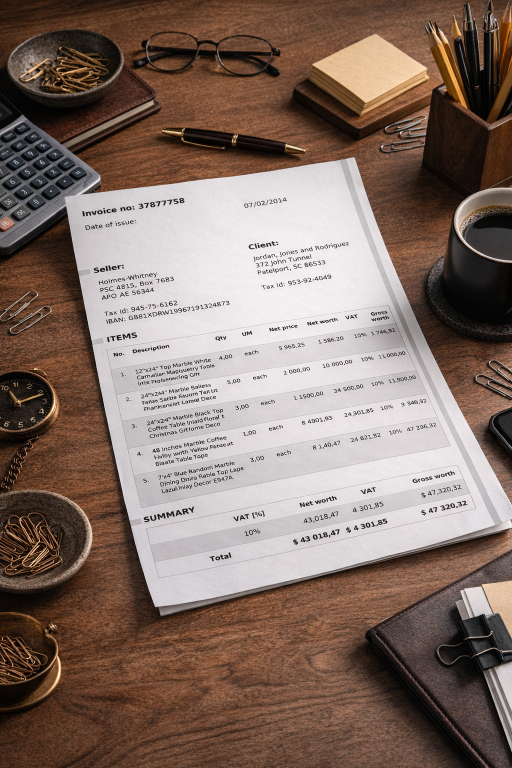
#> input picture Bill-Scanner/images/test2.jpeg, 1024 x 1536 px (shown at 1/2 size)
$ jupyter execute --allow-errors bill_scanner_1.ipynb   (shell and % lines are left out)
#> lines starting #> are read from the running program, lines starting #| are printed output that depends on the picture; after the words box and inside, x2 and y2 are one past the last pixel; in counts of white or black regions, pixels touching at a corner belong together
[cell 1]
import numpy as np
import cv2
import matplotlib.pyplot as plt
import imutils

[cell 2]
img_org = cv2.imread('./images/test2.jpeg')
#> img_org is the input picture: shape (1536, 1024, 3); mean B, G, R 103.9, 113.2, 132.5

[cell 3]
cv2.namedWindow('original image', cv2.WINDOW_NORMAL)
cv2.imshow('original image', img_org)
cv2.waitKey(0)
cv2.destroyAllWindows()

[cell 4]
def resize_func(image, width=590):
#> called with width = 590
    h,w,c = image.shape
#> h = 1536; w = 1024; c = 3
    height = int((h/w)* width)
#> height = 885
    size= (width,height)
#> size = (590, 885)
    image = cv2.resize(image,(width,height))
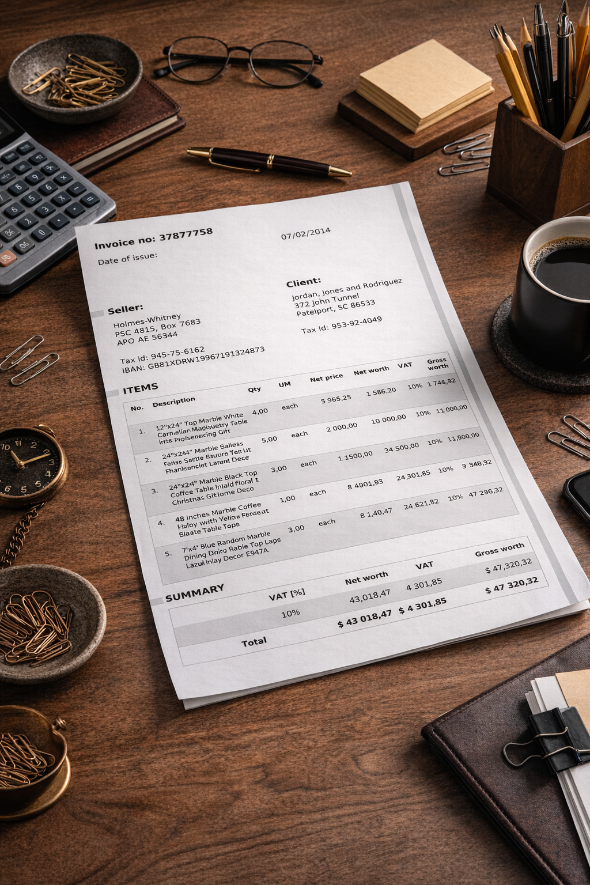
#> image: shape (885, 590, 3); mean of channels 0, 1, 2 103.7, 113, 132.4; drawn as B, G, R
    return image, size

[cell 5]
img_resize, size = resize_func(img_org)
#> size = (590, 885)
print(size)
#| (590, 885)
cv2.imshow('test image', img_resize)
cv2.waitKey(0)
cv2.destroyAllWindows()

[cell 6]
hsv = cv2.cvtColor(img_resize, cv2.COLOR_BGR2HSV)
#> hsv: shape (885, 590, 3); mean H, S, V 64.2, 81.3, 132.5
lower_white = np.array([0, 0, 170])
upper_white = np.array([180, 50, 255])
mask = cv2.inRange(hsv, lower_white, upper_white)
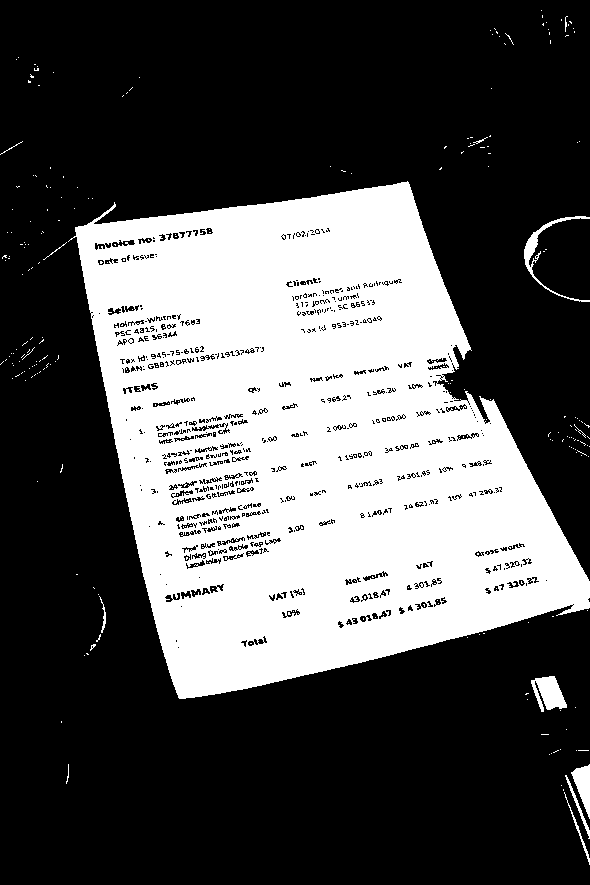
#> mask: shape (885, 590); 32.7% white; 314 white regions (301 under 20 px), largest, box (x1, y1, x2, y2) and area: (68, 181, 590, 699) 167629, (531, 676, 567, 712) 791, (524, 216, 590, 302) 647
kernel_big = np.ones((20, 20), np.uint8)
mask = cv2.morphologyEx(mask, cv2.MORPH_CLOSE, kernel_big)
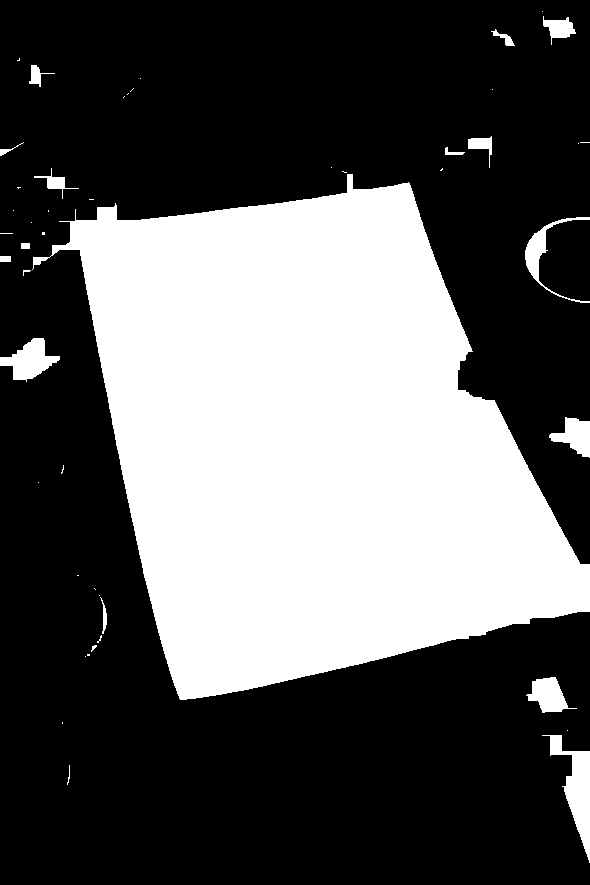
#> mask: shape (885, 590); 35.9% white; 48 white regions (30 under 20 px), largest, box (x1, y1, x2, y2) and area: (32, 174, 590, 700) 179174, (542, 735, 590, 863) 2066, (0, 338, 60, 382) 1338
mask = cv2.morphologyEx(mask, cv2.MORPH_OPEN, kernel_big)
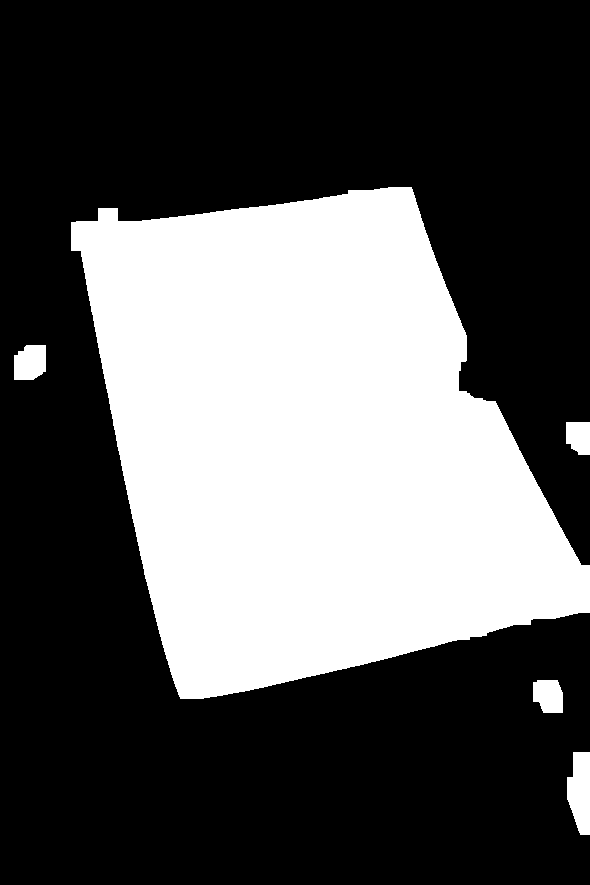
#> mask: shape (885, 590); 35% white; 5 white regions

cv2.imshow('mask', mask)
cv2.waitKey(0)
cv2.destroyAllWindows()

contours,_ = cv2.findContours(mask, cv2.RETR_EXTERNAL, cv2.CHAIN_APPROX_SIMPLE)
#> contours = 5 contours; box (x1, y1, x2, y2) and area: (71, 187, 590, 699) 177792, (567, 752, 590, 835) 1418, (14, 345, 46, 380) 924, (533, 680, 563, 713) 800, (566, 422, 590, 455) 650
contours = sorted(contours, key=cv2.contourArea, reverse=True)

for contour in contours:
    hull = cv2.convexHull(contour)
    prei = cv2.arcLength(hull, True)
    approx = cv2.approxPolyDP(hull, 0.02 * prei, True)
    if len(approx) == 4:
        four_pts = np.squeeze(approx)
        break
#> this loop made 1 pass
#> (prei, four_pts) on pass 1: (1716.9, [[411, 187], [589, 612], [180, 698], [71, 222]])

cv2.drawContours(img_resize, [four_pts], -1, (0, 45, 233), 3)
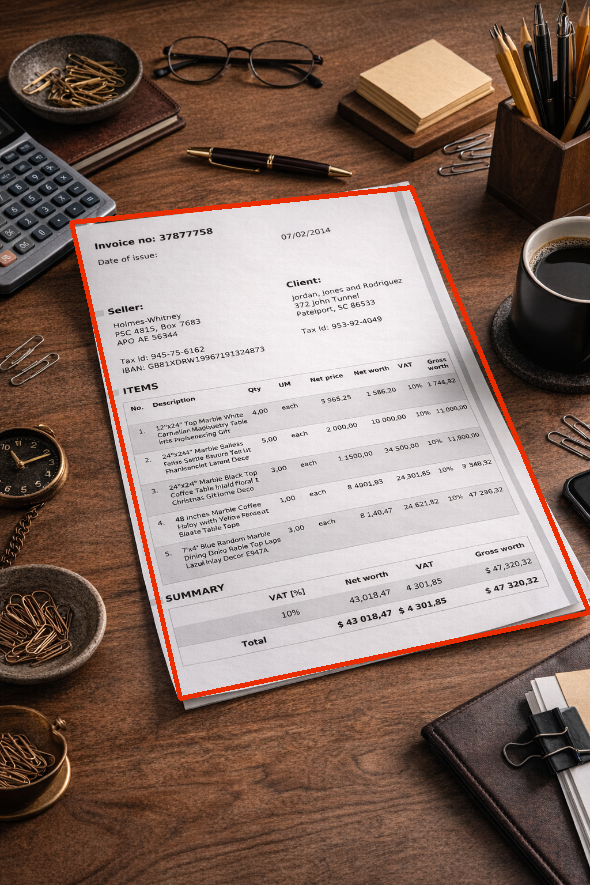
#> img_resize: shape (885, 590, 3); 1.6% of pixels changed, all inside (x1, y1, x2, y2) = (69, 185, 590, 701); drawn as B, G, R
multiplier = img_org.shape[1] / size[0]
#> multiplier = 1.74
four_pts = four_pts * multiplier
#> four_pts = [[713.3, 324.6], [1022.3, 1062.2], [312.4, 1211.4], [123.2, 385.3]]
four_pts = four_pts.astype(int)
#> four_pts = [[713, 324], [1022, 1062], [312, 1211], [123, 385]]

cv2.imshow('detected', img_resize)
cv2.waitKey(0)
cv2.destroyAllWindows()

[cell 7]
from imutils.perspective import four_point_transform

[cell 8]
img_wrap = four_point_transform(img_org, four_pts)
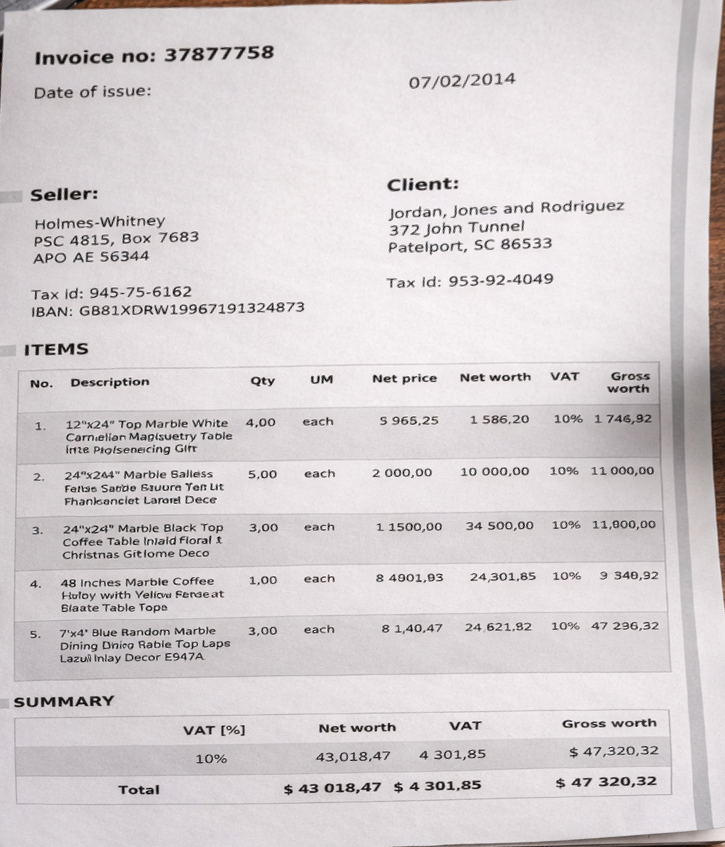
#> img_wrap: shape (847, 725, 3); mean B, G, R 208.3, 206.7, 212.3

[cell 9]
cv2.imshow('wrap' ,img_wrap)
cv2.waitKey(0)
cv2.destroyAllWindows()

[cell 10]
def bill_scanner(image):
    img_resize, size = resize_func(image)
